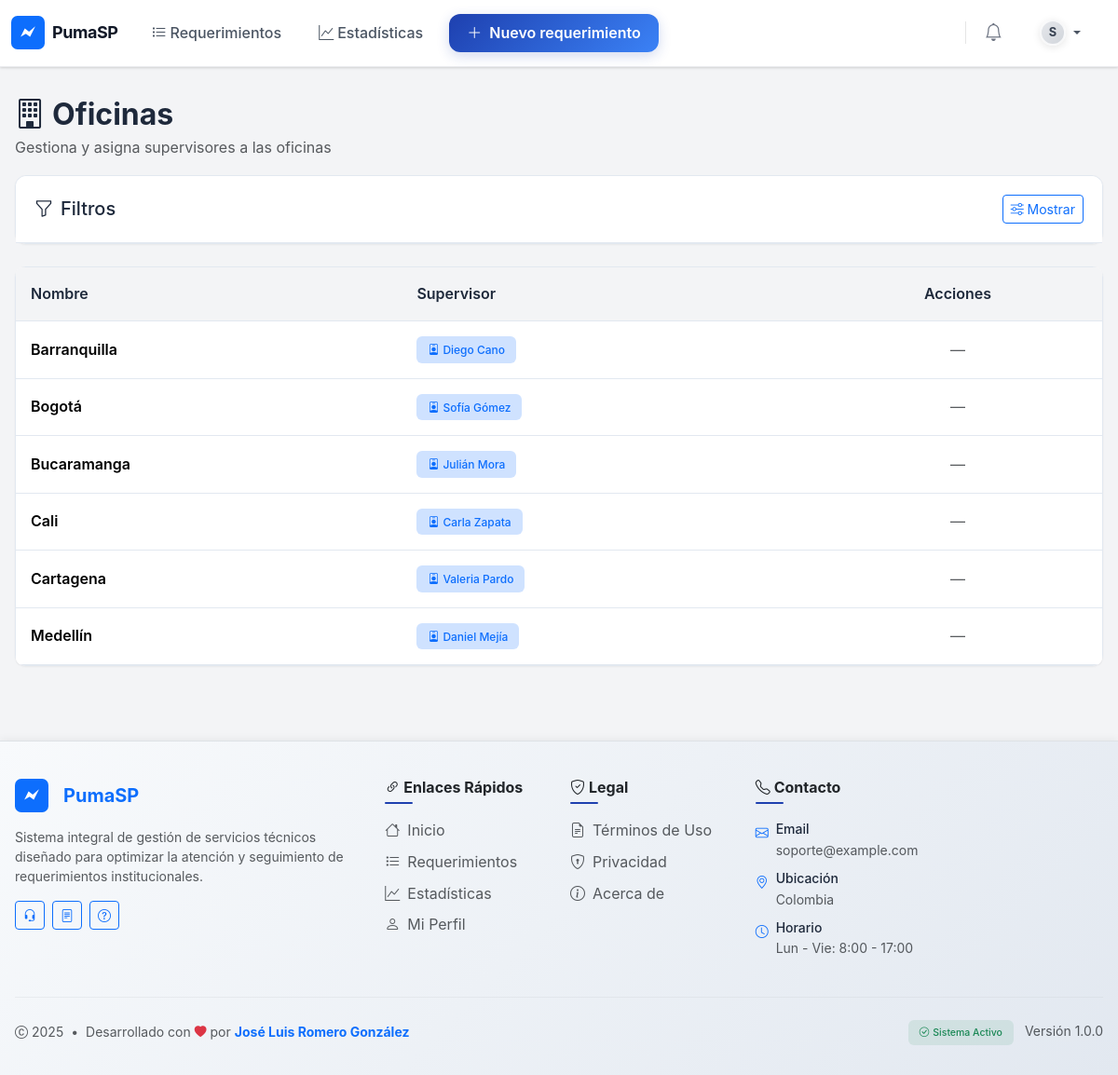
/oficinas/ (signed in), run on the app's committed database.
### oficinas/models.py (models this page shows, shortened)
class Office(models.Model):
	name = models.CharField(max_length=120, unique=True)
	description = models.TextField(blank=True)
	supervisor = models.ForeignKey('accounts.CustomUser', null=True, blank=True, on_delete=models.SET_NULL, related_name='supervisa_oficina')

### accounts/models.py (models this page shows, shortened)
class CustomUser(AbstractUser):
	approved = models.BooleanField(default=False, help_text=_('Aprobado por Jefe'))
	role = models.CharField(max_length=16, choices=Roles.choices, default=Roles.UNASSIGNED)
	office = models.ForeignKey('oficinas.Office', null=True, blank=True, on_delete=models.SET_NULL, related_name='users')
	class IdentificationType(models.TextChoices):
		CC = 'CC', _('Cédula de ciudadanía')
		CE = 'CE', _('Cédula de extranjería')
		TI = 'TI', _('Tarjeta de identidad')
		PAS = 'PAS', _('Pasaporte')
		NIT = 'NIT', _('NIT')
		PEP = 'PEP', _('Permiso especial de permanencia')
	id_type = models.CharField(
		max_length=5,
		choices=IdentificationType.choices,
		null=True,
		blank=True,
		verbose_name=_('Tipo de identificación'),
	)
	id_number = models.CharField(
		max_length=32,
		null=True,
		blank=True,
		unique=True,
		verbose_name=_('Número de identificación'),
	)
	birth_date = models.DateField(null=True, blank=True, verbose_name=_('Fecha de nacimiento'))
	phone = models.CharField(max_length=20, null=True, blank=True, verbose_name=_('Teléfono'))
	@property
	def is_jefe(self):
		return self.role == Roles.JEFE

### oficinas/views.py (the view)
# urls.py: path('', views.index, name='oficinas_index'),
@login_required
def index(request):
	qs = Office.objects.select_related('supervisor').all()
	q = request.GET.get('q')
	supervisor = request.GET.get('supervisor')
	if q:
		qs = qs.filter(models.Q(name__icontains=q) | models.Q(description__icontains=q))
	if supervisor:
		qs = qs.filter(supervisor_id=supervisor)
	qs = qs.order_by('name')
	paginator = Paginator(qs, 10)
	offices = paginator.get_page(request.GET.get('page', 1))
	supervisors = CustomUser.objects.filter(role=Roles.SUPERVISOR, is_active=True, approved=True).order_by('username')
	ctx = {
		'offices': offices,
		'supervisors': supervisors,
		'filters': {
			'q': q or '',
			'supervisor': int(supervisor) if supervisor else '',
		},
	}
	return render(request, 'oficinas/index.html', ctx)

### accounts/templatetags/name_filters.py (called while the page is built)
@register.filter(name='first_last')
def first_last(user):
    if not user:
        return ''
    first = (getattr(user, 'first_name', '') or '').strip()
    last = (getattr(user, 'last_name', '') or '').strip()
    full = ' '.join([p for p in [first, last] if p])
    return full if full else 'Sin nombre'

### gestor_servicios/context_processors.py (called while the page is built)
def brand(request):
    return {
        'BRAND_NAME': getattr(settings, 'APP_BRAND_NAME', 'PumaSP'),
        'BRAND_TAGLINE': getattr(settings, 'APP_BRAND_TAGLINE', ''),
        'BRAND_LOGO': getattr(settings, 'APP_BRAND_LOGO', 'favicon.svg'),
    'FOOTER_CONTACT_EMAIL': getattr(settings, 'APP_CONTACT_EMAIL', 'soporte@example.com'),
    'FOOTER_CONTACT_LOCATION': getattr(settings, 'APP_CONTACT_LOCATION', 'Colombia'),
    }

### templates/oficinas/index.html (shortened to what this page needs)
{% extends 'base.html' %}
{% load name_filters %}
{% block content %}
<div class="d-flex justify-content-between align-items-center mb-3">
  <div>
    <h1 class="page-title mb-1"><i class="bi bi-building me-2"></i>Oficinas</h1>
    <p class="text-muted mb-0">Gestiona y asigna supervisores a las oficinas</p>
  </div>
</div>
<div class="card mb-4">
  <div class="card-header d-flex justify-content-between align-items-center">
    <h5 class="mb-0"><i class="bi bi-funnel me-2"></i>Filtros</h5>
    <button class="btn btn-sm btn-outline-primary" type="button" data-bs-toggle="collapse" data-bs-target="#officeFilters" aria-expanded="{% if filters.q or filters.supervisor %}true{% else %}false{% endif %}" aria-controls="officeFilters">
      <i class="bi bi-sliders"></i> {% if filters.q or filters.supervisor %}Ocultar{% else %}Mostrar{% endif %}
    </button>
  </div>
</div>
<div class="card">
  <div class="table-responsive">
    <table class="table table-hover mb-0 align-middle">
      <thead class="table-light">
        <tr>
          <th>Nombre</th>
          <th>Supervisor</th>
          <th class="text-center">Acciones</th>
        </tr>
      </thead>
      <tbody>
        {% for o in offices %}
          <tr>
            <td class="fw-semibold">{{ o.name }}</td>
            <td>
              {% if o.supervisor %}
                <span class="badge bg-primary-subtle text-primary" title="@{{ o.supervisor.username }}"><i class="bi bi-person-badge me-1"></i>{{ o.supervisor|first_last }}</span>
              {% else %}
                <span class="badge bg-secondary-subtle text-secondary">Sin asignar</span>
              {% endif %}
            </td>
            <td class="text-center">
              {% if request.user.is_authenticated and request.user.is_jefe %}
                <div class="btn-group btn-group-sm" role="group">
                  <a class="btn btn-outline-primary" href="/oficinas/{{o.id}}/editar/" title="Editar"><i class="bi bi-pencil"></i></a>
                  <a class="btn btn-outline-danger" href="/oficinas/{{o.id}}/eliminar/" title="Eliminar"><i class="bi bi-trash"></i></a>
                </div>
              {% else %}
                <span class="text-muted">—</span>
              {% endif %}
            </td>
          </tr>
        {% endfor %}
      </tbody>
    </table>
  </div>
</div>
{% endblock %}

### templates/base.html (style rules this page uses)
:root { --primary-blue: #1e40af; --primary-blue-light: #3b82f6; --primary-blue-dark: #1e3a8a; --secondary-gray: #f3f4f6; --secondary-gray-dark: #e2e8f0; --accent-blue: #0ea5e9; --text-primary: #1e293b; --text-secondary: #64748b; --border-color: #e2e8f0; --success: #10b981; --warning: #f59e0b; --danger: #ef4444; --shadow-sm: 0 1px 2px 0 rgb(0 0 0 / 0.05); --shadow-md: 0 4px 6px -1px rgb(0 0 0 / 0.1), 0 2px 4px -2px rgb(0 0 0 / 0.1); --shadow-lg: 0 10px 15px -3px rgb(0 0 0 / 0.1), 0 4px 6px -4px rgb(0 0 0 / 0.1); }
html, body { font-family: -apple-system, BlinkMacSystemFont, 'Segoe UI', Roboto, 'Helvetica Neue', Arial, sans-serif; background-color: var(--secondary-gray); color: var(--text-primary); line-height: 1.6; }
.card { border: 1px solid var(--border-color); border-radius: 12px; box-shadow: var(--shadow-sm); background: white; transition: all 0.2s ease; }
.card-header { background: white; border-bottom: 1px solid var(--border-color); font-weight: 600; color: var(--text-primary); padding: 1.25rem; border-radius: 12px 12px 0 0 !important; }
.table { border-radius: 8px; overflow: hidden; background: white; box-shadow: var(--shadow-sm); }
.table th { background-color: var(--secondary-gray); border-color: var(--border-color); font-weight: 600; color: var(--text-primary); padding: 1rem; }
.table td { padding: 1rem; border-color: var(--border-color); }
.badge { font-weight: 500; padding: 0.5rem 0.75rem; border-radius: 6px; }
.page-title { font-size: 2rem; font-weight: 700; color: var(--text-primary); margin-bottom: 1.5rem; }

### data on the page
Office: name "Barranquilla", supervisor|first_last "Diego Cano"
Office: name "Bogotá", supervisor|first_last "Sofía Gómez"
Office: name "Bucaramanga", supervisor|first_last "Julián Mora"
Office: name "Cali", supervisor|first_last "Carla Zapata"
Office: name "Cartagena", supervisor|first_last "Valeria Pardo"
Office: name "Medellín", supervisor|first_last "Daniel Mejía"

### other printed values
{{ BRAND_NAME }} "PumaSP"
{{ FOOTER_CONTACT_EMAIL }} "soporte@example.com"
{{ FOOTER_CONTACT_LOCATION }} "Colombia"
